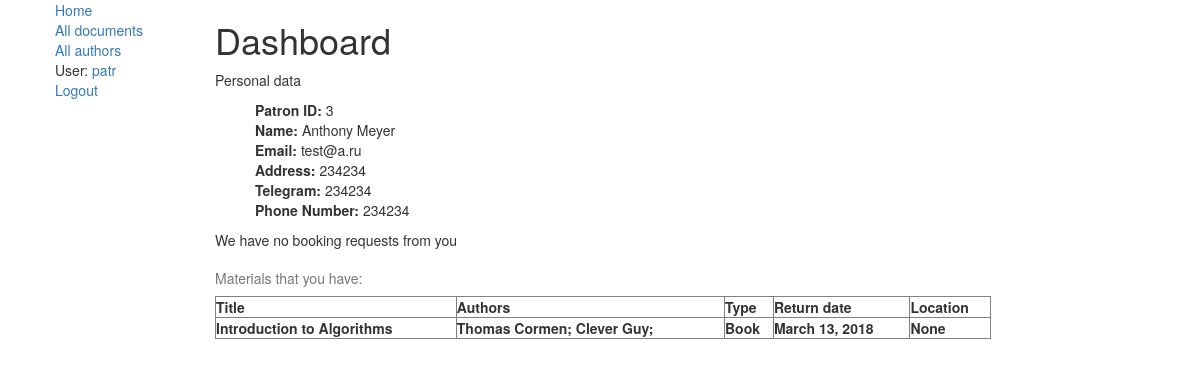
The page /library/dashboard/ (signed in) on the database as committed earlier.
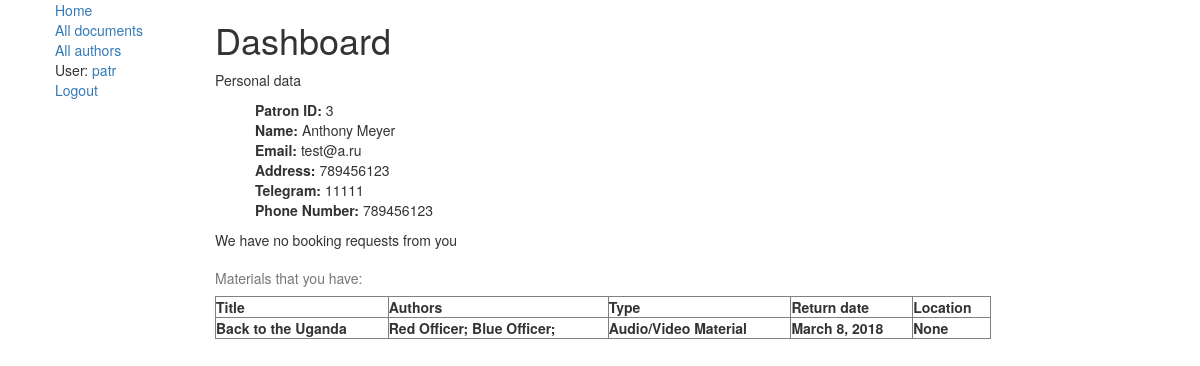
The same page on the database as committed later.
### library/models.py (models this page shows, shortened)
class PatronInfo(models.Model):
    user = models.OneToOneField(User, on_delete=models.SET_NULL, null=True, blank=True)
    phone_number = models.CharField(max_length=20)
    address = models.CharField(max_length=20)
    telegram = models.CharField(max_length=20, blank=True)
    patron_type = models.ForeignKey('PatronType', on_delete=models.SET_NULL, null=True)
    class Meta:
        verbose_name = "Patron's Information"
        verbose_name_plural = "Patrons' Information"

class Document(models.Model):
    title = models.CharField(max_length=100)
    authors = models.ManyToManyField('Author', help_text='Select authors')
    description = models.TextField(max_length=1000, help_text="Enter a description of the document")
    type = models.ForeignKey('DocType', on_delete=models.SET_NULL, null=True, blank=True)
    tags = models.ManyToManyField('Tag', help_text="Select tags")
    last_quantity = models.IntegerField(
        help_text='This field is used for storing quantity after recalculation. DO NOT USE IT, use quantity() instead!',
        null=True)
    bestseller = models.BooleanField(default=False)
    quantity_synced = models.BooleanField(default=False)
    is_reference = models.BooleanField(default=False, help_text="Reference materials can not be borrowed.")
    def quantity(self) -> int:
        if not self.quantity_synced:
            n = len(DocumentInstance.objects.filter(document_id=self.id, status='a'))
            self.last_quantity = n
            self.quantity_synced = True
            self.save()
        else:
            n = self.last_quantity
        return n

class DocType(models.Model):
    name = models.CharField(max_length=50, help_text="Document type name")
    fields = models.CharField(max_length=1000, blank=True,
                              help_text="Fields labels separated with semicolon. Max: 5")
    max_days = models.IntegerField(help_text='Maximum days for loan in regular case', null=True)
    max_days_bestseller = models.IntegerField(help_text='Maximum days for loan if document is bestseller', null=True)
    max_days_privileges = models.IntegerField(help_text='Maximum days for loan for privileged patrons', null=True)
    class Meta:
        verbose_name = "Document Type"
        verbose_name_plural = "Documents' Types"

class DocumentInstance(models.Model):
    id = models.UUIDField(primary_key=True, default=uuid.uuid4,
                          help_text="Unique document ID")
    document = models.ForeignKey('Document', on_delete=models.CASCADE, null=True)
    due_back = models.DateField(null=True, blank=True)
    DOCUMENT_STATUS = (
        ('a', 'Available'),
        ('g', 'Given out'),
        ('r', 'Reserved'),
        ('m', 'Maintenance')
    )
    status = models.CharField(max_length=1, choices=DOCUMENT_STATUS, blank=True, default='d')
    location = models.ForeignKey('LibraryLocation', on_delete=models.SET_NULL, null=True, blank=True)
    price = models.FloatField(help_text='Price in RUB', null=True)
    holder = models.ForeignKey(User, on_delete=models.SET_NULL, null=True, blank=True)
    additional_field1 = models.CharField(max_length=500, blank=True)
    additional_field2 = models.CharField(max_length=500, blank=True)
    additional_field3 = models.CharField(max_length=500, blank=True)
    additional_field4 = models.CharField(max_length=500, blank=True)
    additional_field5 = models.CharField(max_length=500, blank=True)
    class Meta:
        ordering = ["due_back"]

### library/views.py (the view)
@login_required
def dashboard(request):
    user = auth.get_user(request)
    wish_list = list(WishList.objects.filter(user_id=user.id))
    wish_table = []
    book_table = []
    for wishes in wish_list:
        wish_table.append([wishes.document.title,
                           wishes.document.type,
                           wishes.document.quantity])
    users_books = list(DocumentInstance.objects.filter(holder=user.id))
    for books in users_books:
        string = ""
        for a in list(books.document.authors.all()):
            string += a.first_name + " " + a.last_name + "; "
        book_table.append([books.document.title,
                           string,
                           books.document.type.name,
                           books.due_back,
                           books.location])
    try:
        return render(
            request,
            'dashboard.html',
            context={'user': user,
                     'FirstName': User.objects.get(id=user.id).first_name,
                     'LastName': User.objects.get(id=user.id).last_name,
                     'Email': User.objects.get(id=user.id).email,
                     'Address': PatronInfo.objects.get(user_id=user.id).address,
                     'Telegram': PatronInfo.objects.get(user_id=user.id).telegram,
                     'Phone_Number': PatronInfo.objects.get(user_id=user.id).phone_number,
                     'wish_table': wish_table,
                     'book_table': book_table},
        )
    except ObjectDoesNotExist:
        return render(
            request,
            'dashboard.html',
            context={'user': user,
                     'FirstName': User.objects.get(id=user.id).first_name,
                     'LastName': User.objects.get(id=user.id).last_name,
                     'Email': User.objects.get(id=user.id).email,
                     'Address': "You have no Patron status",
                     'Telegram': "You have no Patron status",
                     'Phone_Number': "You have no Patron status",
                     'wish_table': wish_table,
                     'book_table': book_table},
        )

### library/templates/dashboard.html
{% extends "base_generic.html" %}
{% block content %}
    <h1>Dashboard</h1>
    {% if perms.library.change_wishlist %}
        <p>Librarian actions</p>
        <div><a href="{% url 'order-list' %}">Orders of users</a></div>
        <div><a href="{% url 'record-list' %}">Records</a></div>
        <div><a href="{% url 'users-list' %}">List of users</a></div>
        <div><a href="{% url 'document-create' %}">Create new document</a></div>
    {% else %}
        <p>Personal data</p>
        <ul>
            <div><strong>Patron ID:</strong> {{ user.id }}</div>
            <div><strong>Name:</strong> {{ FirstName }} {{ LastName }}</div>
            <div><strong>Email:</strong> {{ Email }}</div>
            <div><strong>Address:</strong> {{ Address }}</div>
            <div><strong>Telegram:</strong> {{ Telegram }}</div>
            <div><strong>Phone Number:</strong> {{ Phone_Number }}</div>
        </ul>
        {% if user.is_authenticated %}
            {% if wish_table %}
                <table border="1" align="left" width="80%">
                    <caption> Materials that you are waiting for now:</caption>
                    <tr>
                        <th> Title</th>
                        <th> Document Type</th>
                        <th> Quantity</th>
                    </tr>
                    {% for wishes in wish_table %}
                        <tr>
                            <th> {{ wishes.0 }}</th>
                            <th> {{ wishes.1 }}</th>
                            <th> {{ wishes.2 }}</th>
                        </tr>
                    {% endfor %}
                </table>
            {% else %}
                <p>We have no booking requests from you</p>
            {% endif %}
        {% else %} <p>To check out that {{ document.type }} you need to login</p>{% endif %}
        {% if book_table %}
            <table border="1" align="left" width="80%">
                <caption> Materials that you have:</caption>
                <tr>
                    <th> Title</th>
                    <th> Authors</th>
                    <th> Type</th>
                    <th> Return date</th>
                    <th> Location</th>
                </tr>
                {% for book in book_table %}
                    <tr>
                        <th> {{ book.0 }}</th>
                        <th> {{ book.1 }}</th>
                        <th> {{ book.2 }}</th>
                        <th> {{ book.3 }}</th>
                        <th> {{ book.4 }}</th>
                    </tr>
                {% endfor %}
            </table>
        {% else %}
            <p>You have no any documents/videos</p>
        {% endif %}
    {% endif %}
{% endblock %}

Rows that differ between the two databases and show on the page:
no longer on this page (row edited): Document: title "Introduction to Algorithms"
no longer on this page (row unchanged): DocType: name "Book"
no longer on this page (row edited): DocumentInstance: due_back "March 13, 2018"
changed PatronInfo: address "234234" → "789456123"; telegram "234234" → "11111"; phone_number "234234" → "789456123"
now on this page (row edited): Document: title "Back to the Uganda"
now on this page (row unchanged): DocType: name "Audio/Video Material"
now on this page (row edited): DocumentInstance: due_back "March 8, 2018"
Other text that changed with them:
new list line: "Red Officer; Blue Officer; None"
list line gone: "Thomas Cormen; Clever Guy; None"
